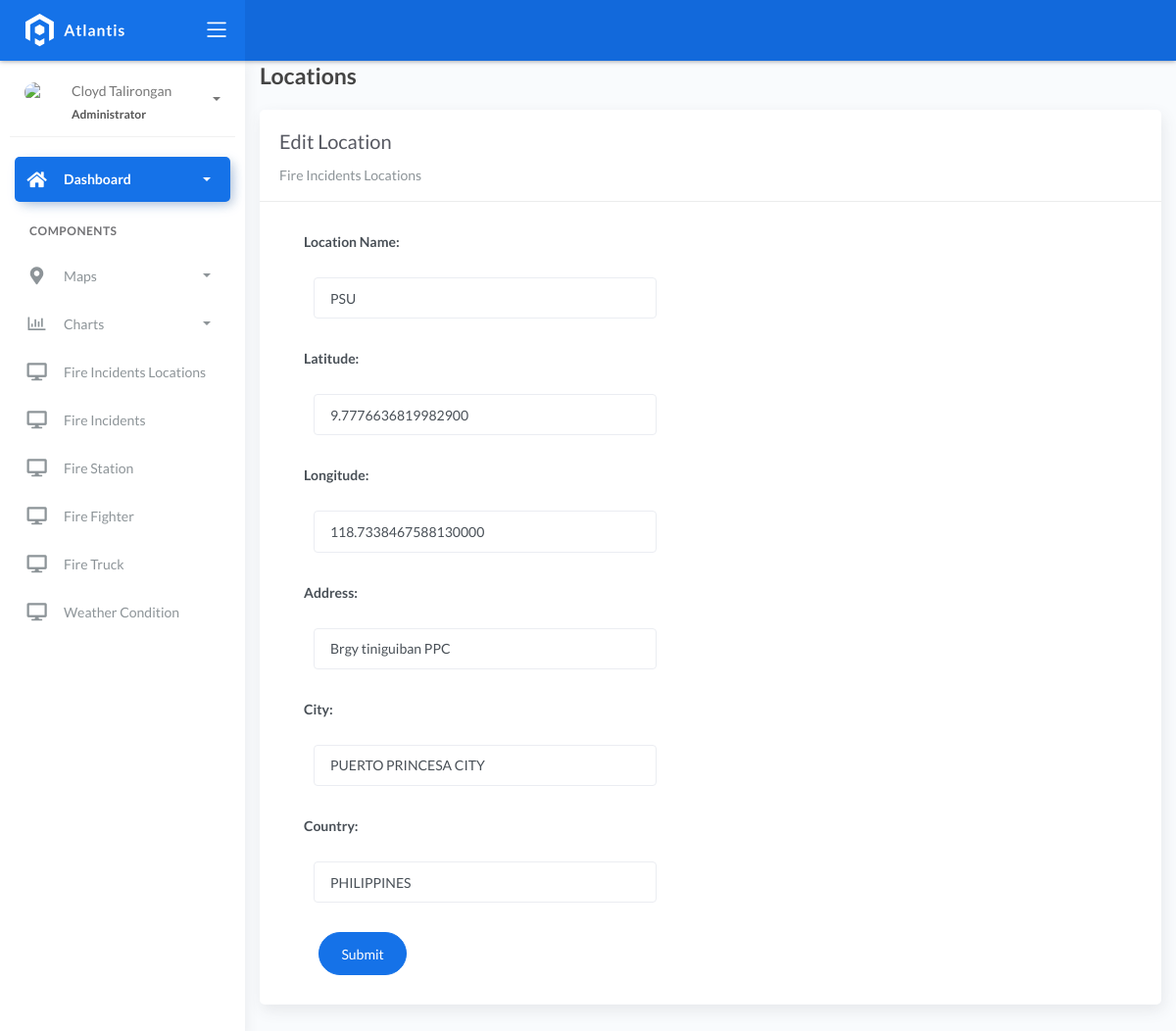
Screenshot of /locations_list/5 with the database file from the repository.
### fire/models.py (models this page shows)
class BaseModel(models.Model):
    created_at = models.DateTimeField(auto_now_add=True, db_index=True)
    updated_at = models.DateTimeField(auto_now=True)
    class Meta:
        abstract = True

class Locations(BaseModel):
    name = models.CharField(max_length=150)
    latitude = models.DecimalField(
        max_digits=22, decimal_places=16, null=True, blank=True)
    longitude = models.DecimalField(
        max_digits=22, decimal_places=16, null=True, blank=True)
    address = models.CharField(max_length=150)
    city = models.CharField(max_length=150)  # can be in separate table
    country = models.CharField(max_length=150)  # can be in separate table

### fire/views.py (the view)
# urls.py: path('locations_list/<pk>', views.LocationUpdateView.as_view(), name='location-update'),
class LocationUpdateView(UpdateView):
    model = Locations
    form_class = LocationForm
    template_name = "locations_edit.html"
    success_url = reverse_lazy('location-list')

### fire/forms.py
class LocationForm(ModelForm):
    class Meta:
        model = Locations
        fields = "__all__"
        labels = {
            'name': 'Location Name',
            'latitude': 'Latitude',
            'longitude': 'Longitude',
            'address': 'Address',
            'city': 'City',
            'country': 'Country',
        }

### templates/locations_edit.html (shortened to what this page needs)
{% extends 'base.html' %} {% load static %} {% block content %}
<div class="content">
    <div class="container-fluid">
        <h4 class="page-title">Locations</h4>
        <div class="row">
            <div class="col-md-12">
                <div class="card">
                    <div class="card-header">
                        <div class="card-title">Edit Location</div>
                        <div class="card-category">Fire Incidents Locations</div>
                    </div>
                    <div class="col-md-6">
                    <div class="card-body">
                        <form action="" method="post" novalidate>
                            {% csrf_token %} {% include 'includes/form.html' %}
                                <div class="form-group">
                                    <div class="col-md-12 col-sm-3">
                                        <button type="submit" class="btn btn-primary btn-rounded">Submit</button>
                                    </div>
                                </div>
                            </div>
                    </div>
                    </div>
                </div>
            </div>
        </div>
    </div>
</div>
{% endblock %}

### templates/includes/form.html (shortened to what this page needs)
{% load widget_tweaks %}
{% for field in form %}
<div class="field item form-group">
    <label>{{ field.label_tag }}</label>
  <div class="form-group">
    {% render_field field class="form-control" %}
  </div>
</div>
{% endfor %}

### rows the page displays
Locations: name "PSU" "9.7776636819982900" "118.7338467588130000" "Brgy tiniguiban PPC" "PUERTO PRINCESA CITY" "PHILIPPINES"

### other values shown
{{ field.label_tag }} "Location Name:" "Latitude:" "Longitude:" "Address:" "City:" "Country:"
